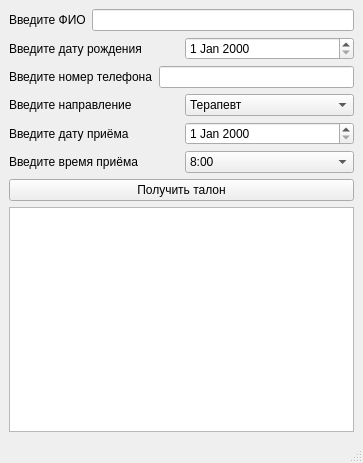
<?xml version="1.0" encoding="UTF-8"?>
<ui version="4.0">
 <class>MainWindow</class>
 <widget class="QMainWindow" name="MainWindow">
  <property name="geometry">
   <rect>
    <x>0</x>
    <y>0</y>
    <width>363</width>
    <height>463</height>
   </rect>
  </property>
  <property name="windowTitle">
   <string>MainWindow</string>
  </property>
  <widget class="QWidget" name="centralwidget">
   <layout class="QVBoxLayout" name="verticalLayout_2">
    <item>
     <layout class="QVBoxLayout" name="verticalLayout">
      <item>
       <layout class="QHBoxLayout" name="horizontalLayout">
        <item>
         <widget class="QLabel" name="label">
          <property name="text">
           <string>Введите ФИО</string>
          </property>
         </widget>
        </item>
        <item>
         <widget class="QLineEdit" name="lineEditFIO"/>
        </item>
       </layout>
      </item>
      <item>
       <layout class="QHBoxLayout" name="horizontalLayout_2">
        <item>
         <widget class="QLabel" name="label_2">
          <property name="text">
           <string>Введите дату рождения</string>
          </property>
         </widget>
        </item>
        <item>
         <widget class="QDateEdit" name="dateEditBirthDate"/>
        </item>
       </layout>
      </item>
      <item>
       <layout class="QHBoxLayout" name="horizontalLayout_3">
        <item>
         <widget class="QLabel" name="label_3">
          <property name="text">
           <string>Введите номер телефона</string>
          </property>
         </widget>
        </item>
        <item>
         <widget class="QLineEdit" name="lineEditPhone"/>
        </item>
       </layout>
      </item>
      <item>
       <layout class="QHBoxLayout" name="horizontalLayout_4">
        <item>
         <widget class="QLabel" name="label_4">
          <property name="text">
           <string>Введите направление</string>
          </property>
         </widget>
        </item>
        <item>
         <widget class="QComboBox" name="comboBoxDoctors">
          <item>
           <property name="text">
            <string>Терапевт</string>
           </property>
          </item>
          <item>
           <property name="text">
            <string>Педиатр</string>
           </property>
          </item>
          <item>
           <property name="text">
            <string>Хирург</string>
           </property>
          </item>
          <item>
           <property name="text">
            <string>Стоматолог</string>
           </property>
          </item>
          <item>
           <property name="text">
            <string>Отоларинголог</string>
           </property>
          </item>
          <item>
           <property name="text">
            <string>Офтальмолог</string>
           </property>
          </item>
          <item>
           <property name="text">
            <string>Кардиолог</string>
           </property>
          </item>
          <item>
           <property name="text">
            <string>Гинеколог</string>
           </property>
          </item>
          <item>
           <property name="text">
            <string>Невролог</string>
           </property>
          </item>
          <item>
           <property name="text">
            <string>Онколог</string>
           </property>
          </item>
          <item>
           <property name="text">
            <string>Эндокринолог</string>
           </property>
          </item>
          <item>
           <property name="text">
            <string>Аллерголог</string>
           </property>
          </item>
          <item>
           <property name="text">
            <string>Ревматолог</string>
           </property>
          </item>
          <item>
           <property name="text">
            <string>Гастроэнтеролог</string>
           </property>
          </item>
          <item>
           <property name="text">
            <string>Инфекционист</string>
           </property>
          </item>
          <item>
           <property name="text">
            <string>Психиатр</string>
           </property>
          </item>
          <item>
           <property name="text">
            <string>Дерматолог</string>
           </property>
          </item>
         </widget>
        </item>
       </layout>
      </item>
      <item>
       <layout class="QHBoxLayout" name="horizontalLayout_5">
        <item>
         <widget class="QLabel" name="label_5">
          <property name="text">
           <string>Введите дату приёма</string>
          </property>
         </widget>
        </item>
        <item>
         <widget class="QDateEdit" name="dateEditAppointmentDate"/>
        </item>
       </layout>
      </item>
      <item>
       <layout class="QHBoxLayout" name="horizontalLayout_6">
        <item>
         <widget class="QLabel" name="label_6">
          <property name="text">
           <string>Введите время приёма</string>
          </property>
         </widget>
        </item>
        <item>
         <widget class="QComboBox" name="comboBoxAppointmentTime">
          <item>
           <property name="text">
            <string>8:00</string>
           </property>
          </item>
          <item>
           <property name="text">
            <string>9:00</string>
           </property>
          </item>
          <item>
           <property name="text">
            <string>10:00</string>
           </property>
          </item>
          <item>
           <property name="text">
            <string>11:00</string>
           </property>
          </item>
          <item>
           <property name="text">
            <string>12:00</string>
           </property>
          </item>
          <item>
           <property name="text">
            <string>13:00</string>
           </property>
          </item>
          <item>
           <property name="text">
            <string>14:00</string>
           </property>
          </item>
          <item>
           <property name="text">
            <string>15:00</string>
           </property>
          </item>
          <item>
           <property name="text">
            <string>17:00</string>
           </property>
          </item>
          <item>
           <property name="text">
            <string>18:00</string>
           </property>
          </item>
          <item>
           <property name="text">
            <string>19:00</string>
           </property>
          </item>
          <item>
           <property name="text">
            <string>20:00</string>
           </property>
          </item>
         </widget>
        </item>
       </layout>
      </item>
      <item>
       <widget class="QPushButton" name="pushButtonBookAppointment">
        <property name="text">
         <string>Получить талон</string>
        </property>
       </widget>
      </item>
      <item>
       <widget class="QTextEdit" name="textEditOutput"/>
      </item>
     </layout>
    </item>
   </layout>
  </widget>
  <widget class="QMenuBar" name="menubar">
   <property name="geometry">
    <rect>
     <x>0</x>
     <y>0</y>
     <width>363</width>
     <height>22</height>
    </rect>
   </property>
  </widget>
  <widget class="QStatusBar" name="statusbar"/>
 </widget>
 <resources/>
 <connections/>
</ui>
